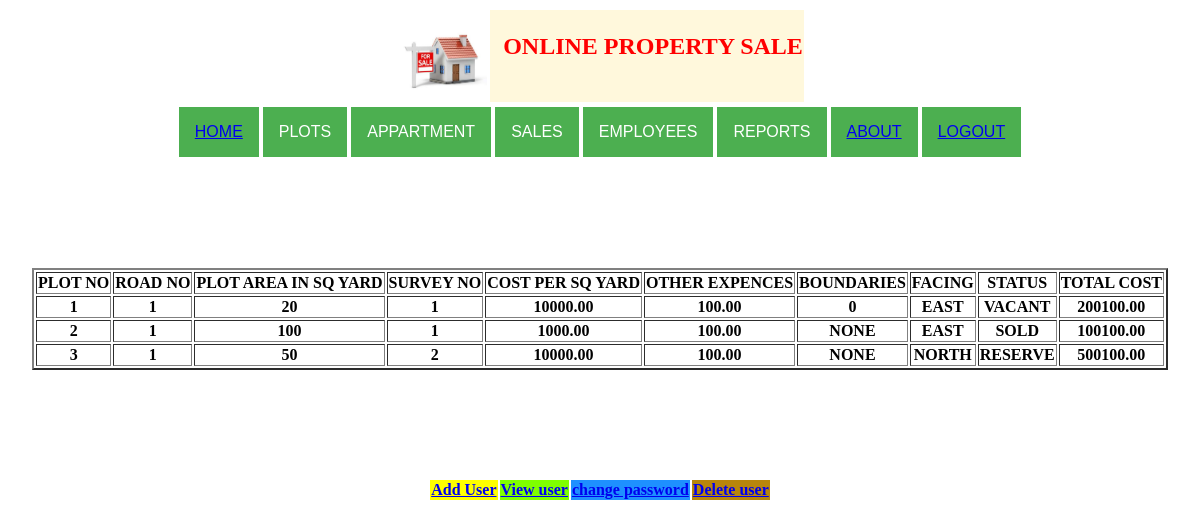
/viewplot/, run on the app's committed database.
### app1/models.py (models this page shows)
class NewPlotReg(models.Model):
    plot_no = models.IntegerField(primary_key=True)
    road_no = models.IntegerField()
    plot_area_in_sq_yard = models.CharField(max_length=30)
    surveyno = models.IntegerField()
    cost_per_sq_yard = models.DecimalField(max_digits=10,decimal_places=2)
    other_expences = models.DecimalField(max_digits=10,decimal_places=2)
    boundaries = models.CharField(max_length=30)
    facing = models.CharField(max_length=30)
    status = models.CharField(max_length=30)
    total_cost = models.DecimalField(max_digits=10,decimal_places=2)

### app1/views.py (the view)
# urls.py: path('viewplot/',views.ViewPlot.as_view()),
class ViewPlot(ListView):
    model = NewPlotReg
    template_name = "listview.html"

### templates/listview.html (shortened to what this page needs)
{% load staticfiles %}
<html>
<head>
</head>
<body>
<table align="center" border="0">
    <tr><th><img src="{% static 'images/house.jpg' %}" width="90" height="90">  </th>
    <th bgcolor="#fff8dc" style="color: red"><h2>&nbsp; ONLINE PROPERTY SALE </h2></th></tr>
</table>
<table align="center" border="0">
    <tr><th>   <div class="dropdown">
  <button class="dropbtn">
      <a href="/welcomepage/">HOME</a> </button>
</div></th>
        <th>
        <div class="dropdown">
  <button class="dropbtn">PLOTS</button>
</div>
        </th>
        <th>   <div class="dropdown">
  <button class="dropbtn">APPARTMENT</button>
</div></th>
        <th>   <div class="dropdown">
  <button class="dropbtn">SALES</button>
</div></th>
        <th>   <div class="dropdown">
  <button class="dropbtn">EMPLOYEES</button>
</div></th>
        <th>   <div class="dropdown">
  <button class="dropbtn">REPORTS</button>
</div></th>
        <th><div class="dropdown">
  <button class="dropbtn"><a href="/about/"> ABOUT</a></button>
</div></th>
        <th><div class="dropdown">
  <button class="dropbtn"><a href="/logout/">LOGOUT</a> </button>
</div></th>
    </tr>
</table>
<br/><br/><br/><BR/>
<br/><BR/>
<table align="center" border="2">
    <tr><th>PLOT NO</th>
    <th>ROAD NO</th>
    <th>PLOT AREA IN SQ YARD</th><th>SURVEY NO</th><th>COST PER SQ YARD</th><th>OTHER EXPENCES</th><th>BOUNDARIES</th><th>FACING</th><th>STATUS</th><th>TOTAL COST</th></tr>
    {% for newplotreg in newplotreg_list %}
<tr><th>{{ newplotreg.plot_no }}</th>
    <th>{{ newplotreg.road_no }}</th>
    <th>{{ newplotreg.plot_area_in_sq_yard }}</th>
    <th>{{ newplotreg.surveyno }}</th>
    <th>{{ newplotreg.cost_per_sq_yard }}</th>
    <th>{{ newplotreg.other_expences  }}</th>
    <th>{{ newplotreg.boundaries }}</th>
    <th>{{ newplotreg.facing }}</th>
    <th>{{ newplotreg.status }}</th>
    <th>{{ newplotreg.total_cost }}</th>
</tr>
    {% endfor %}
    </table>
<br/><br/><br/><br/><br/>
<table align="center" border="0">
    <tr >&nbsp;
    <td bgcolor="yellow"><b><a href="/adduser/"> Add User</a></b></td>
        <td bgcolor="#7fff00"><b><a href="/viewuser/">View user</a></b></td><td bgcolor="#1e90ff"><b><a href="/viewuser/">change password</a></b></td><td bgcolor="#b8860b"><b><a href="/deleteuser/">Delete user</a></b></td></tr>
    </table>

### templates/listview.html (style rules this page uses)
.dropbtn { background-color: #4CAF50; color: white; padding: 16px; font-size: 16px; border: none; }
.dropdown { position: relative; display: inline-block; }

### data on the page
NewPlotReg: plot_no "1", road_no "1", plot_area_in_sq_yard "20", surveyno "1", cost_per_sq_yard "10000.00", other_expences "100.00", boundaries "0", facing "EAST", status "VACANT", total_cost "200100.00"
NewPlotReg: plot_no "2", road_no "1", plot_area_in_sq_yard "100", surveyno "1", cost_per_sq_yard "1000.00", other_expences "100.00", boundaries "NONE", facing "EAST", status "SOLD", total_cost "100100.00"
NewPlotReg: plot_no "3", road_no "1", plot_area_in_sq_yard "50", surveyno "2", cost_per_sq_yard "10000.00", other_expences "100.00", boundaries "NONE", facing "NORTH", status "RESERVE", total_cost "500100.00"
